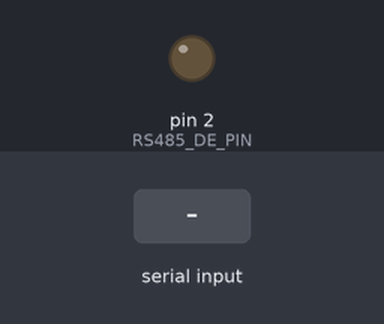
The sketch below on a simulated Arduino Uno, built with avr-gcc and run on an emulated ATmega328P. On the bench: output pins drawn as LEDs (lit = HIGH). The test bench sets the inputs (shaded band). What the sketch prints to the serial monitor is not drawn.

Above: at 1.2 s.
1.3 s: "1\n" received over Serial
Timing chart, 0 to 4.3 s (numbered marks = the images above; inputs shaded):
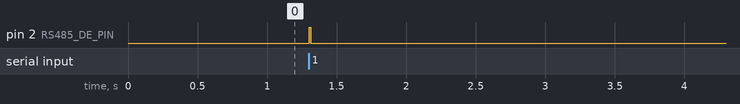

The sketch:

CODIGO_ARDUINO_485.ino
```cpp
#include <SoftwareSerial.h>

#define RS485_DE_PIN  2   // Pin DE/RE del módulo MAX485
SoftwareSerial rs485Serial(10, 11); // RX=10, TX=11

void setup() {
  Serial.begin(9600);
  rs485Serial.begin(9600);
  pinMode(RS485_DE_PIN, OUTPUT);
  digitalWrite(RS485_DE_PIN, LOW); // Modo recepción inicial

  Serial.println("Arduino UNO listo. Enviar comandos:");// Comandos iniciales que salen en el monitor serial
  Serial.println("Ej: S95 para SpO2=95, B70 para BPM=70"); // Con estos parametros se envian al ESP32
}

void loop() {
  if (Serial.available()) {
    String command = Serial.readStringUntil('\n');
    sendRS485Command(command);
  }
}

void sendRS485Command(String cmd) {
  digitalWrite(RS485_DE_PIN, HIGH); // Habilitar transmisión
  Serial.print("Enviando: ");
  Serial.println(cmd);
  rs485Serial.print(cmd);
  rs485Serial.println();  // Terminar con salto de línea
  delay(10);              // Esperar antes de volver a recepción
  digitalWrite(RS485_DE_PIN, LOW); // Volver a modo recepción
}
```

Measured:
- after the input at 1.3 s, pin 2 (RS485_DE_PIN): LOW → HIGH at once, → LOW 0.01 s later
